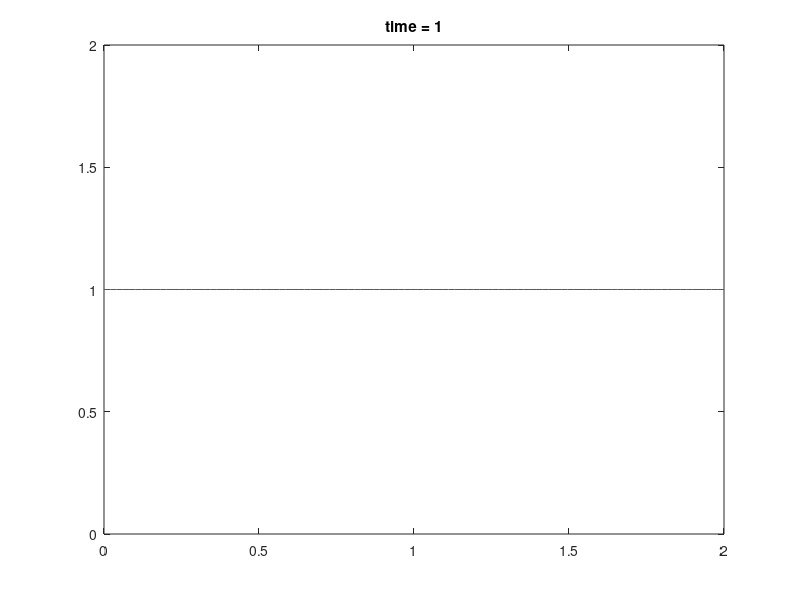

Write the MATLAB code that produced this figure.
%% 1d linear convection example:
% du/dt + c(du/dx) = 0
% 
% c = constant transport velocity
% u(x, t=0) = u0(x)
% After time t, u(x) is just the initial profile
%    displaced with distance x = ct
%
% Solution:
% u(x,t) = u0(x-ct)
% -> a Wave propogation equation
% -> 'u' is a wave amplitude with a face propogation speed 'c'
% 
% This equation underlies a relationship between pure convetion 
%    and wave propogation.
%
clear
clc

% space-time discretization


% index of grid in x
r = 100; % x resolution
i = linspace(0, 2, r);
dx = i(2)-i(1);

% time index
t_max = 1;
n = linspace(0, t_max, r);
dt = n(2)-n(1);

% For this example, we will use 
%    forward difference in time (for du/dt)
%    and backward difference in space (for du/dx)
%
% (u(i,n+1) - u(i,n))/(delta t) + c*(u(i,n) - u(i-1,n))/(delta x) = 0
% given initial condition u(i,n), solve for next time u(i,n+1):
% u(i,n+1) = u(i,n) - c*(delta t)/(delta x)*(u(i,n)-u(i-1,n))
% 
% initial condition: u = 2 at 0.5 <= x <= 1
%                    u = 1 elsewhere
%                    u=1 at x=0, x=2 (boundary condition for sim)

c = 1; % wavespeed of 1

% Initial conditions
u = ones(1, r);
u((0.5 <= i) & (i <= 1)) = 2;


un = u;
p = plot(i, un);
axis([0 2 0 2])

for t = 1:(r*t_max)
    un = [un(1), un(2:end) - (c*dt/dx).*(un(2:end)-un(1:end-1))];
    set(p,'YData',un);
    title(['time = ',num2str(t/r)])
    drawnow()
end

% the end, my first fluid simulation

%% Inviscid Burgers: (du/dt) + u(du/dx) = 0
%    -> Can gernerate discontinuous solutions from
%    smooth initial conditions (similar to shocks in supersonic 
%    flows).


rate = 1/r;
un = u;
p = plot(i, un);
axis([0 2 0 2])

for t = 1:(r*t_max)
    tic()
    un = [un(1), un(2:end) - (un(2:end)*dt/dx).*(un(2:end)-un(1:end-1))];
    set(p,'YData',un);
    title(['time = ',num2str(t/r)])
    drawnow()
end
